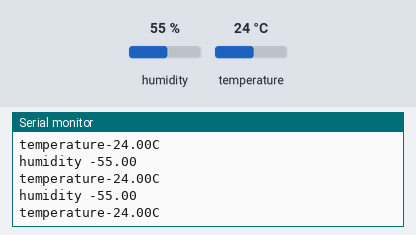
A sketch run on a simulated Arduino Uno, built with avr-gcc and run on an emulated ATmega328P. Parts: the last lines printed to the serial monitor. The inputs (shaded band) are chosen by the test bench; at power-on: humidity 55 %, temperature 24 °C.

Above: at 3.8 s.
3.9 s: humidity set to 22 %
At 7.7 s:
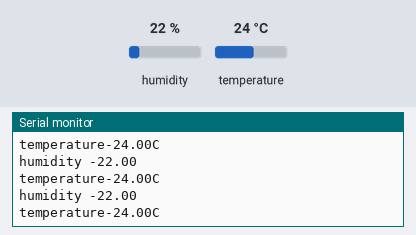
7.8 s: temperature set to 12 °C
At 9.5 s:
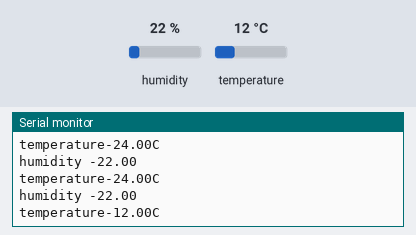
11.7 s: humidity set to 40 %
At 12.7 s:
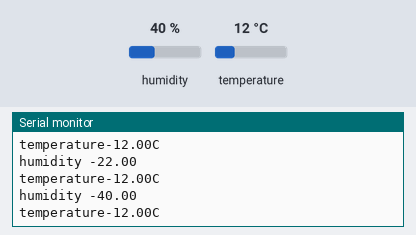
Timing chart, 0 to 14.7 s (numbered marks = the images above; inputs shaded):
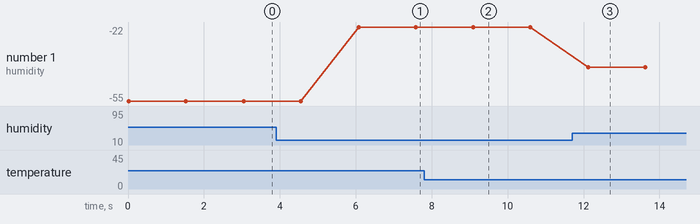

The sketch:

Task.1.1.7.ino
```cpp
//Task1.1.7
#include <DHT.h>
int dht_pin=2;
DHT dht(dht_pin,DHT11);
void setup(){
 Serial.begin(9600);
 dht.begin();}
void loop(){
 float humidity =dht.readHumidity();
 float temp=dht.readTemperature();
 if (isnan(humidity)||isnan(temp)){
   Serial.println("failed to collect data");
   return;}
 Serial.print("humidity -");
 Serial.println(humidity);
 Serial.print("temperature-");
 Serial.print(temp);
 Serial.println("C");
 delay(1500);}
```

Measured:
- after the input at 3.9 s, the serial monitor: prints a new line after 2.2 s (image 1)
- after the input at 7.8 s, the serial monitor: prints a new line after 1.3 s (image 2)
- after the input at 11.7 s, the serial monitor: prints a new line after 0.42 s (image 3)
- plotted number 1: -55 → -22 after the input at 3.9 s, -22 → -40 after the input at 11.7 s
